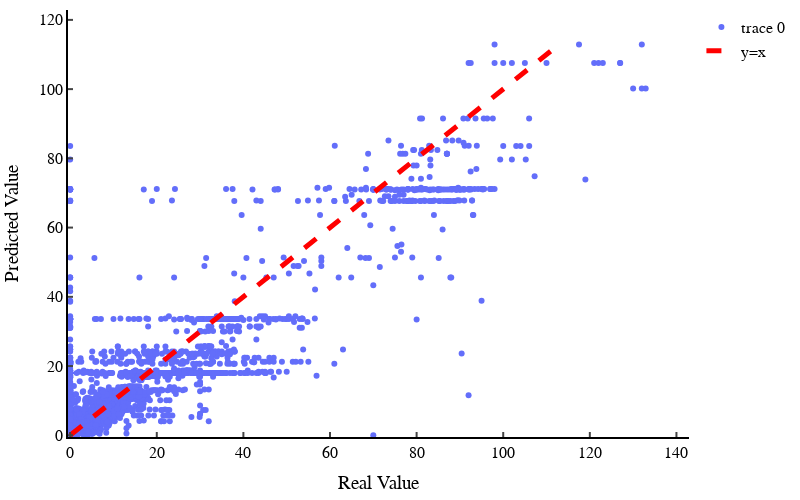

Source (notebook cell):
### Code cell
best_model = regressor_df_PHFonly.iloc[regressor_df_PHFonly["r2"].idxmax()]["model"]
predicted_tc = best_model.predict(PHFs)

plot_predicted_vs_actual(target_tc, predicted_tc)

### Figure 1 — Plotly figure (JSON) as saved in the notebook; plotly's stock layout.template omitted (floating-point values rounded to 4 significant figures; data arrays with more than 128 entries replaced by an {"elided": "..."} marker saying what was removed)
{"data": [{"hoverinfo": "text", "mode": "markers", "text": {"elided": "5773 str values"}, "type": "scatter", "x": {"elided": "5773 float values"}, "y": {"elided": "5773 float values"}}, {"line": {"color": "red", "dash": "dash", "width": 5}, "mode": "lines", "name": "y=x", "type": "scatter", "x": [0, 1.14, 2.28, 3.42, 4.56, 5.7, 6.84, 7.98, 9.12, 10.26, 11.4, 12.54, 13.68, 14.82, 15.96, 17.1, 18.24, 19.38, 20.52, 21.66, 22.8, 23.94, 25.08, 26.22, 27.36, 28.5, 29.64, 30.78, 31.92, 33.06, 34.2, 35.34, 36.48, 37.62, 38.76, 39.9, 41.04, 42.18, 43.32, 44.46, 45.6, 46.74, 47.88, 49.02, 50.16, 51.3, 52.44, 53.58, 54.72, 55.86, 57.0, 58.14, 59.28, 60.42, 61.56, 62.7, 63.84, 64.98, 66.12, 67.26, 68.4, 69.54, 70.68, 71.82, 72.96, 74.1, 75.24, 76.38, 77.52, 78.66, 79.8, 80.94, 82.08, 83.22, 84.36, 85.5, 86.64, 87.78, 88.92, 90.06, 91.2, 92.34, 93.48, 94.62, 95.76, 96.9, 98.04, 99.18, 100.3, 101.5, 102.6, 103.7, 104.9, 106.0, 107.2, 108.3, 109.4, 110.6, 111.7, 112.9], "y": [0, 1.14, 2.28, 3.42, 4.56, 5.7, 6.84, 7.98, 9.12, 10.26, 11.4, 12.54, 13.68, 14.82, 15.96, 17.1, 18.24, 19.38, 20.52, 21.66, 22.8, 23.94, 25.08, 26.22, 27.36, 28.5, 29.64, 30.78, 31.92, 33.06, 34.2, 35.34, 36.48, 37.62, 38.76, 39.9, 41.04, 42.18, 43.32, 44.46, 45.6, 46.74, 47.88, 49.02, 50.16, 51.3, 52.44, 53.58, 54.72, 55.86, 57.0, 58.14, 59.28, 60.42, 61.56, 62.7, 63.84, 64.98, 66.12, 67.26, 68.4, 69.54, 70.68, 71.82, 72.96, 74.1, 75.24, 76.38, 77.52, 78.66, 79.8, 80.94, 82.08, 83.22, 84.36, 85.5, 86.64, 87.78, 88.92, 90.06, 91.2, 92.34, 93.48, 94.62, 95.76, 96.9, 98.04, 99.18, 100.3, 101.5, 102.6, 103.7, 104.9, 106.0, 107.2, 108.3, 109.4, 110.6, 111.7, 112.9]}], "layout": {"font": {"color": "black", "family": "Helvetica", "size": 16}, "height": 500, "margin": {"b": 10, "l": 10, "r": 10, "t": 10}, "paper_bgcolor": "white", "plot_bgcolor": "white", "width": 800, "xaxis": {"linecolor": "black", "linewidth": 2, "range": [-0.5, 142.9], "showline": true, "ticklen": 5, "ticks": "inside", "tickwidth": 2, "title": {"text": "Real Value"}}, "yaxis": {"linecolor": "black", "linewidth": 2, "range": [-0.5, 122.9], "showline": true, "ticklen": 5, "ticks": "inside", "tickwidth": 2, "title": {"text": "Predicted Value"}}}}
